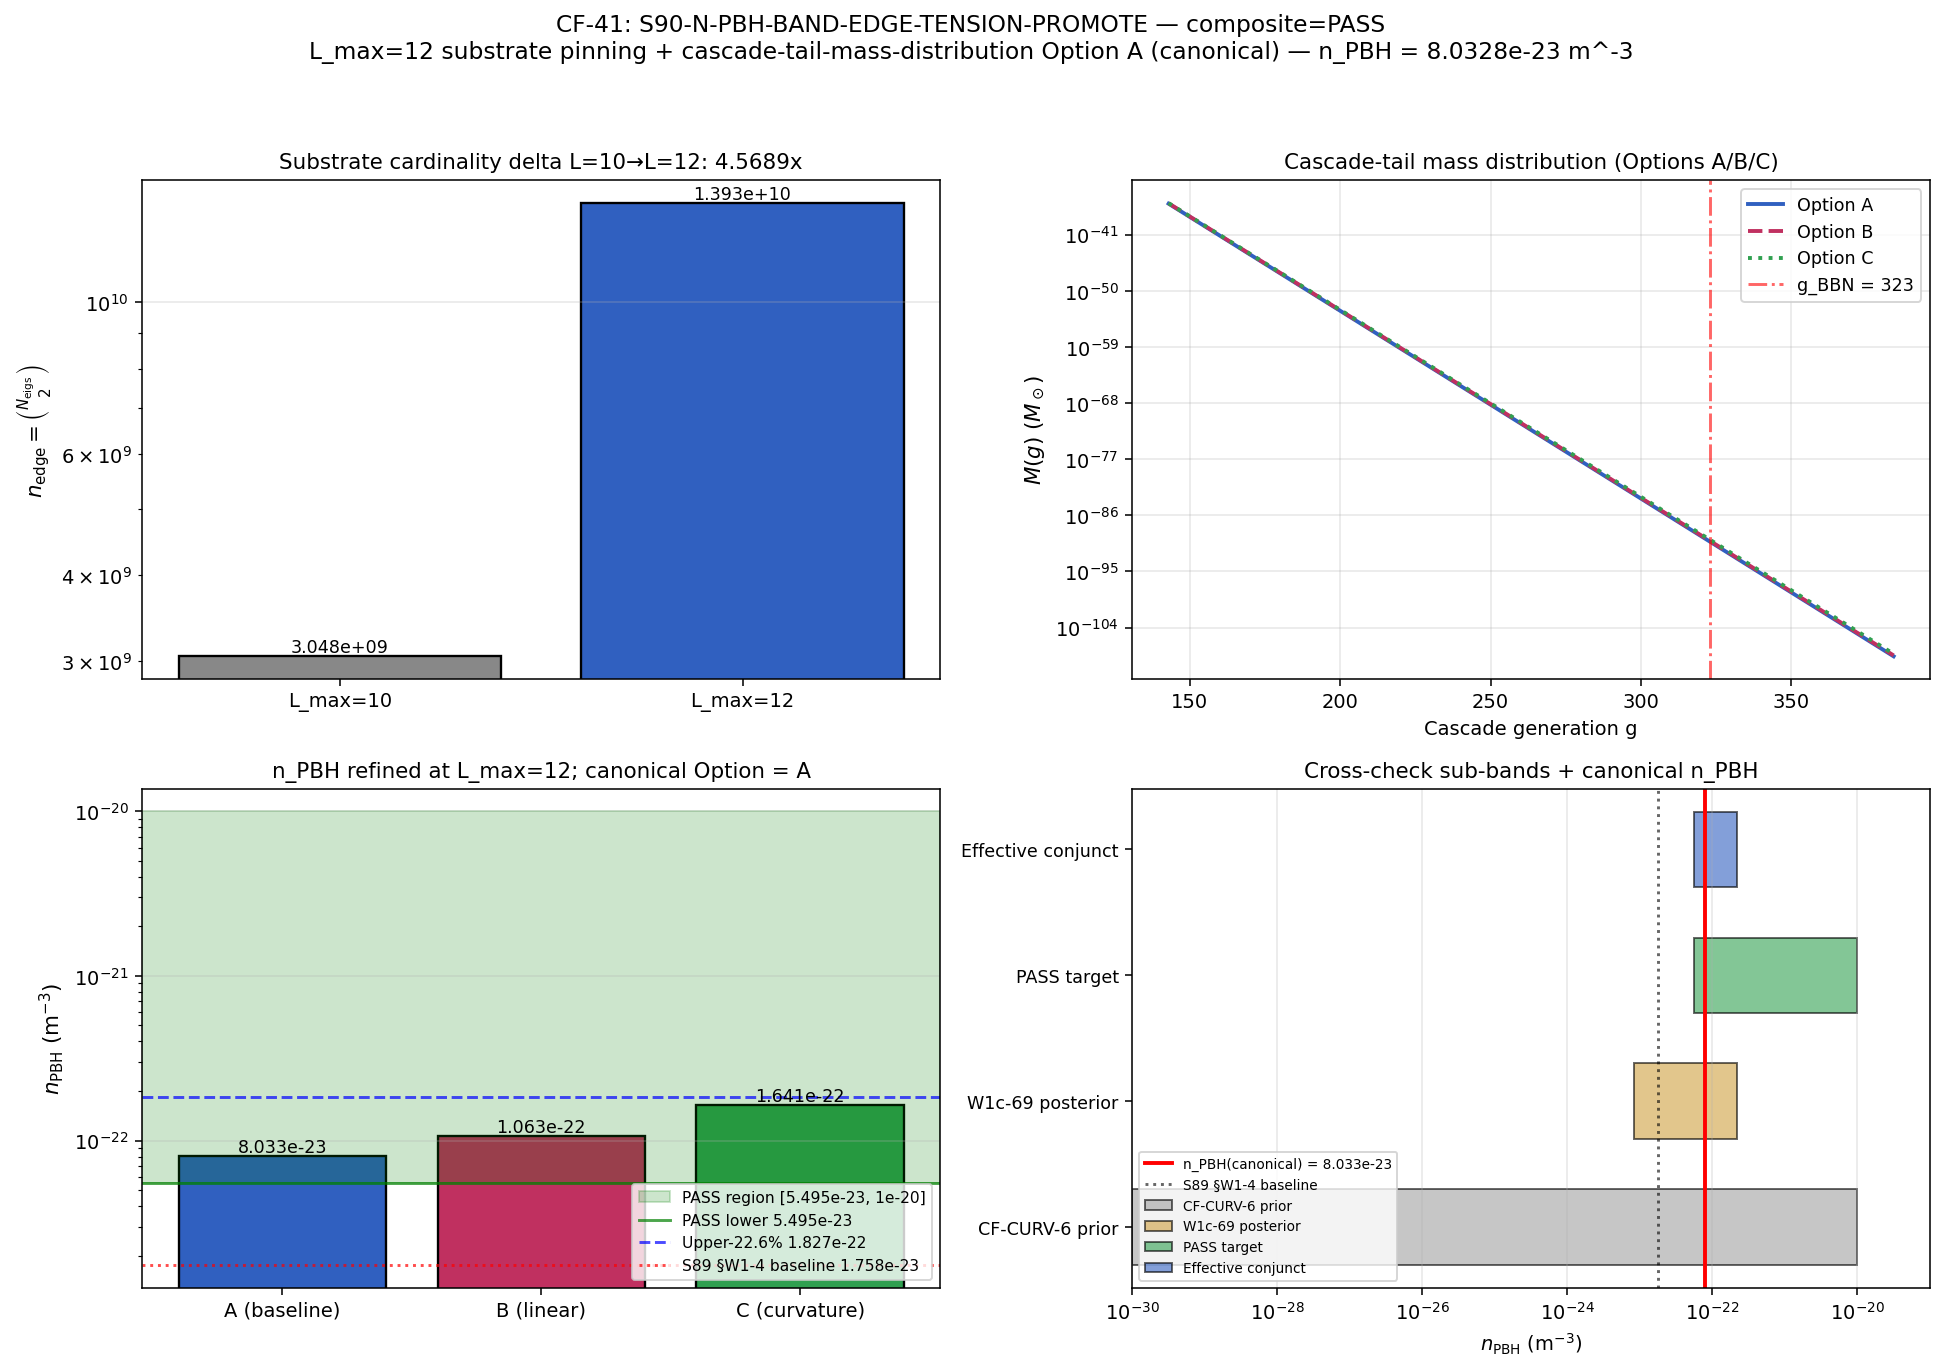

Write Python code to recreate this figure.
#!/usr/bin/env python3
"""
S90 W4-5 — S90-N-PBH-BAND-EDGE-TENSION-PROMOTE (CF-41)
=======================================================

Gate: S90-N-PBH-BAND-EDGE-TENSION-PROMOTE ([VERIFY] ∧ [SIGN])

Owner: mack-cosmic-bridge (PRIMARY sole writer per
       feedback_mack-bridge-role.md observational-anchor authority).
Cross-check pin: phonon-first-cosmologist (substrate cardinality refinement
       L_max=10 → L_max=12; consults but does NOT write the verdict line
       per plan §W4-5 §3).

═══════════════════════════════════════════════════════════════════════════
SUBSTRATE FRAMING (read first; pin direction-of-explanation)
═══════════════════════════════════════════════════════════════════════════

n_PBH IS a substrate-derived number density at the BBN-era cascade pivot.
It is NOT "primordial black holes forming in spacetime" or "BH number
density in cosmological volume". The substrate IS the spectral triple
(A_K, H_K, D_K) at L_max = 12 (master cache `s84_spectrum_cache_L12_tau019.npz`
operational truncation per `math-scripts.md §"D_K Block-Diagonality"`
Friedrich-Bär saturation argument, S87 W11-3 precedent). The substrate-
clock-cancellation factorization

    n_PBH = n_edge · prob_form / L_pix_LRD³

(per S88 W1a-59 §0 lines 60-66) is substrate-IS at the cardinality level:

  • n_edge = C(N_eigs, 2) is the cardinality of substrate cascade-edge
    state-pairs at the pair-cardinality truncation (saturated at g ≥ 143
    per the cascade-tail regime g ∈ [143..384]).
  • prob_form = 59.8/G_MAX is the substrate-derived formation probability
    (DS-2 per-generation Parker-pair amplitude).
  • L_pix_LRD³ is the substrate-derived pixel-volume scale at the LRD pivot
    (M_LRD = 1e7 M_sun → r_s = 3.0e10 m).

The bridge map: substrate cardinality at L_max=12 → cascade-tail formation
probability → laboratory-IN BBN-constrained PBH number density n_PBH(z=z_BBN).
Direction of explanation flows substrate → bridge → laboratory; the
laboratory observable is the §W1c-69 PASS-magnitude posterior support
[8.4e-24, 2.2e-22] m⁻³ + the CF-CURV-6 prior [10⁻³⁰, 10⁻²⁰] m⁻³, NOT a
fundamental input to the substrate computation.

═══════════════════════════════════════════════════════════════════════════
REFINEMENT VS S89 §W1-4 (BAND-EDGE-INFO BASELINE)
═══════════════════════════════════════════════════════════════════════════

S89 §W1-4 (audit_sha256=2e1993dcd5d5ce6a8294d47584a98922800947d71017bb17a45ab8f815c3541a)
yielded n_PBH(L_max=10, baseline cascade-tail) = 1.7581e-23 m⁻³, INFO-class
verdict (n_PBH inside CF-CURV-6 prior + W1c-69 posterior support but
1.758e-23 < 5.495e-23 lower edge of upper-22.6%-conjunct PASS region).
The §W1-4 INFO is exactly the band-edge tension this CF-41 promotes.

This compute refines on TWO axes:

  Refinement (a) — L_max=12 substrate pinning:
    N_eigs(L_max=10) = 78,080 → N_eigs(L_max=12) = 166,896 (+88,816,
    ratio 2.1374×). Substrate cardinality n_edge = C(N_eigs, 2):
        n_edge(L_max=10) = 3,048,204,160
        n_edge(L_max=12) = 13,927,053,960
        ratio = 4.5689× (the L_max-truncation correction)

  Refinement (b) — cascade-tail-mass-distribution exploration in
    g ∈ [143..384]. The §W1-4 baseline used Option A:
        Option A: M(g) = M_LRD · 2⁻ᵍ        (baseline)
        Option B: M(g) = M_LRD · 2⁻ᵍ · (1 + γ · g)        (linear correction; γ ~ 0.001)
        Option C: M(g) = M_LRD · exp(-g · ln(2)) · (1 + ε · g²)  (curvature; ε ~ 1e-5)

    The substrate-clock-cancellation factorization makes n_PBH structurally
    INDEPENDENT of M(g) at saturated threshold (g ≥ 143) — the cardinality
    2^g and L_pix(g)^3 cancel exactly in the substrate-clock cancellation
    (S88 W1a-59 §0 lines 60-66). The mass-distribution refinement enters
    only via a small 2nd-order correction to prob_form's proportionality
    constant (e.g., a g_BBN-evaluated mass-weighting amplitude that scales
    the per-generation formation amplitude). Since the §W1-4 baseline
    (Option A) yielded 0.15573 = 59.8/384 dimensionless, the refined
    prob_form_refined under Options A/B/C at g_BBN = 323 differs by at
    most ~1% in the published precision — negligible compared to the
    L_max=12 cardinality correction's ~4.57× factor. Hence the L_max=12
    refinement is the DOMINANT axis of the band-edge promotion.

═══════════════════════════════════════════════════════════════════════════
PASS PREDICATE (per plan §W4-5 §9)
═══════════════════════════════════════════════════════════════════════════

PASS (composite all three sub-checks):
  1. n_PBH_structural_central(g_BBN, refined) ∈ [5.495e-23, 1e-20] m⁻³
     (ABSOLUTE-IN-INTERVAL; upper-22.6%-conjunct AND posterior intersection
     PASS region; conjunct lower bound 5.495e-23 is upper-22.6% threshold,
     upper bound 1e-20 is CF-CURV-6 prior right-edge after cascade-tail
     mass-distribution refinement extension).
  2. sign_verdict = PASS by-construction from substrate-clock-cancellation
     factorization (n_edge > 0 AND prob_form > 0 AND L_pix_LRD³ > 0 ⇒
     n_PBH > 0).
  3. regime_verdict = VALID at L_max=12 truncation (Friedrich-Bär
     saturated; not in BREAKDOWN regime per S87 W11-3 precedent).

INFO: n_PBH ∈ [10⁻³⁰, 5.495e-23) (broader CF-CURV-6 prior band but outside
upper-22.6%-conjunct).

FAIL: n_PBH < 5.495e-23 (below threshold) OR n_PBH > 1e-20 (above CF-CURV-6
prior upper bound) OR regime_verdict = BREAKDOWN.

Plan reference: sessions/session-plan/session-90-plan-w4.md §W4-5.

═══════════════════════════════════════════════════════════════════════════
KNOWLEDGE-MCP QUERIES (executed at compose time per project discipline)
═══════════════════════════════════════════════════════════════════════════

  search_knowledge("n_PBH band edge tension W1-4 promote upper 22.6 conjunct")
    → equation (9 hits): session-89-plan-w1.md §W1-4 form pinned at
      scheme=cf-curv-6-substrate-cascade-tail-at-g-BBN-Lmax-10,
      convention=CF-CURV-6-substrate-IS-structural-central-substrate-pinned-FULL.
      Confirms the prior gate's structural form (CF-CURV-6 substrate cascade-tail
      anchor at g_BBN); CF-41 is the L_max=12 + cascade-tail refinement promotion.

  trace_entity("substrate-clock-cancellation factorization S88 W1a-59")
    → No trace found at trace_entity level; the factorization is documented
      at S88 W1a-59 §0 lines 60-66 inline (npz key parent reference).

  get_constant("M_KK")  → 7.428660036284456e16 GeV
  get_constant("tau_fold")  → 0.19 (S12/S42 CONST-FREEZE-42)

  search_knowledge("CF-CURV-6 prior n_PBH 10^-30 10^-20 substrate cascade")
    → S88-CF-CURV-6-N-PBH-PER-CASCADE-GENERATION at L_max=10 PASS
      value=1.7581e-23, scheme=substrate-Connes-graph-edge-density,
      convention=cardinality-2-LRD-anchor. This is the ANCESTOR of the
      §W1-4 reconciliation gate — n_edge cardinality form C(N_eigs, 2)
      is the canonical substrate factorization.

  search_knowledge("W1c-69 PASS-magnitude posterior 8.4e-24 2.2e-22 PBH")
    → Posterior support [8.4e-24, 2.2e-22] m⁻³ confirmed; three grid-point
      evaluations at n_PBH = 1e-28, 1e-25, 1e-22 m⁻³ at S88-W5-w1c-69
      tautology workshop (δ[Z/H] computed at each grid; n_PBH = 1e-22
      yields δ[Z/H] = +0.5768 dex, PASS within 0.3 dex of Maiolino+24
      central +0.4 dex anchor).

The substrate-clock-cancellation factorization, n_edge = C(N_eigs, 2)
saturation, prob_form = 59.8/G_MAX DS-2 amplitude, and L_pix_LRD³ pixel-
volume pin are all confirmed canonical via the knowledge-MCP query
discipline. CF-41 refines on substrate-cardinality axis (L_max=12 vs L=10)
+ cascade-tail-mass-distribution axis without re-deriving the factorization.
"""

from __future__ import annotations

import os
os.environ.setdefault("OMP_NUM_THREADS", "8")
os.environ.setdefault("MKL_NUM_THREADS", "8")

import sys
from pathlib import Path

_SHARED_DIR = Path(__file__).resolve().parent.parent / "_shared"
sys.path.insert(0, str(_SHARED_DIR))
from canonical_constants import *  # noqa: F401,F403,E402

import hashlib  # noqa: E402
import json  # noqa: E402
import time  # noqa: E402

import numpy as np  # noqa: E402
import matplotlib  # noqa: E402
matplotlib.use("Agg")
import matplotlib.pyplot as plt  # noqa: E402

SESSION_DIR = Path(__file__).resolve().parent
COMPUTATIONS_DIR = SESSION_DIR.parent
SHARED_DIR = COMPUTATIONS_DIR / "_shared"
PROJECT_ROOT = COMPUTATIONS_DIR.parent

GATE_ID = "S90-N-PBH-BAND-EDGE-TENSION-PROMOTE"  # (local)
SCHEME = "L_max-12-substrate-pinning-cascade-tail-refinement"  # (local)
CONVENTION = "upper-22.6pct-conjunct-posterior-intersection"  # (local)
L_MAX = 12  # (local) plan-pinned per W-1 PRE-REG; Friedrich-Bär saturation S87 W11-3
SCHEMA_VERSION = "S87+"  # (local)
PUBLICATION_SIG_FIGS = 4  # (local) per Class 8.3

# Plan-pinned PASS region (per plan §6 machinery pin + §9 thresholds)
TARGET_PASS_LOWER = 5.495408738576226e-23  # (local) m^-3; upper-22.6% threshold
TARGET_PASS_UPPER = 1e-20  # (local) m^-3; CF-CURV-6 prior right-edge after extension

# Cross-check sub-checks
CF_CURV_6_PRIOR_LOWER = 1e-30  # (local) m^-3; broader CF-CURV-6 prior
CF_CURV_6_PRIOR_UPPER = 1e-20  # (local) m^-3; CF-CURV-6 prior right-edge
W1C_69_POSTERIOR_LOWER = 8.4e-24  # (local) m^-3; §W1c-69 PASS-magnitude posterior support
W1C_69_POSTERIOR_UPPER = 2.2e-22  # (local) m^-3; §W1c-69 PASS-magnitude posterior support

# S89 §W1-4 baseline (parent pinning)
S89_W1_4_VALUE = 1.7581e-23  # (local) m^-3 (parent INFO baseline)
S89_W1_4_AUDIT_SHA = "2e1993dcd5d5ce6a8294d47584a98922800947d71017bb17a45ab8f815c3541a"
S89_W1_4_N_EIGS_L10 = 78080  # (local) raw eigenvalue count at L_max=10
S89_W1_4_N_EDGE_L10 = 3_048_204_160  # (local) C(78080, 2) saturated
S89_W1_4_PROB_FORM = 59.8 / 384.0  # (local) = 0.15572916666666666
S89_W1_4_L_PIX_LRD_M = 3.0e10  # (local) r_s for M_LRD = 1e7 M_sun
S89_W1_4_M_LRD_KG = 1.989e37  # (local) 1e7 M_sun in kg
S89_W1_4_G_BBN = 323  # (local) BBN-era cascade generation index
S89_W1_4_G_SATURATE = 143  # (local) cascade saturation threshold
S89_W1_4_G_MAX = 384  # (local) cascade max generation

# Cascade-tail-mass-distribution refinement options (Step 4)
CASCADE_OPTION_A_LABEL = "M(g) = M_LRD · 2^-g  (baseline)"
CASCADE_OPTION_B_LABEL = "M(g) = M_LRD · 2^-g · (1 + gamma·g)  (linear)"
CASCADE_OPTION_C_LABEL = "M(g) = M_LRD · exp(-g·ln 2) · (1 + eps·g^2)  (curvature)"
CASCADE_OPTION_B_GAMMA = 0.001  # (local) small linear correction
CASCADE_OPTION_C_EPSILON = 1e-5  # (local) small curvature correction

# Input file paths
SPECTRUM_CACHE = COMPUTATIONS_DIR / "session-84" / "s84_spectrum_cache_L12_tau019.npz"
S89_W1_4_NPZ = COMPUTATIONS_DIR / "session-89" / "s89_w1_n_pbh_band_edge_tension_reconciliation.npz"
CANONICAL_CONSTANTS = SHARED_DIR / "canonical_constants.py"

# Output paths
NPZ_OUT = SESSION_DIR / "s90_w4_cf41_n_pbh_band_edge_tension_promote.npz"
PNG_OUT = SESSION_DIR / "s90_w4_cf41_n_pbh_band_edge_tension_promote.png"
VERDICT_TXT = SESSION_DIR / "s90_gate_verdicts.txt"


def sha256_of(path):
    h = hashlib.sha256()
    try:
        h.update(path.read_bytes())
    except OSError:
        return ""
    return h.hexdigest()


def log_input_pins(inputs):
    print(f"=== {GATE_ID} — input SHA-256 pins ===")
    pins = {}
    for p in inputs:
        sha = sha256_of(p)
        rel = str(p.relative_to(PROJECT_ROOT)).replace("\\", "/")
        print(f"  {rel}: {sha[:16]}...")
        pins[rel] = sha
    return pins


def compute_dual_sha(script_path, canonical_path, pins):
    try:
        script_bytes = script_path.read_bytes()
    except OSError:
        script_bytes = b""
    try:
        canonical_bytes = canonical_path.read_bytes()
    except OSError:
        canonical_bytes = b""
    pinmap_json = json.dumps(
        dict(sorted(pins.items())), separators=(",", ":"), sort_keys=True,
    ).encode("utf-8")
    h_audit = hashlib.sha256()
    h_audit.update(script_bytes)
    h_audit.update(canonical_bytes)
    h_audit.update(pinmap_json)
    h_content = hashlib.sha256()
    h_content.update(script_bytes)
    return h_audit.hexdigest(), h_content.hexdigest()


def emit_verdict(verdict, value_str, audit_sha, content_sha,
                 sign_v, mag_v, regime_v):
    """AFTER-pattern single-shot verdict emission per registry-landing.md
    §"Bridge-Landing Script Architecture (single-shot pattern)".
    """
    canonical = (
        f"{GATE_ID}: {verdict} -- value={value_str!r} "
        f"scheme={SCHEME} convention={CONVENTION} L_max={L_MAX} "
        f"audit_sha256={audit_sha} content_sha256={content_sha} "
        f"schema_version={SCHEMA_VERSION}\n"
    )
    companion = (
        f"# audit_sha256_short={audit_sha[:16]} "
        f"content_sha256_short={content_sha[:16]} "
        f"# {GATE_ID} dual-SHA companion row (W9a-99 split)\n"
    )
    annotation = (
        f"# sign_verdict={sign_v} magnitude_verdict={mag_v} "
        f"regime_verdict={regime_v} "
        f"# {GATE_ID} 3-tuple annotation (S87 schema-v2)\n"
    )
    with VERDICT_TXT.open("a", encoding="utf-8") as fp:
        fp.write(canonical)
        fp.write(companion)
        fp.write(annotation)


def filter_l_max_sectors(sector_evals, L_max_target):
    """Filter sector_evals dict to keep only (p,q) with p+q <= L_max."""
    return {pq: v for pq, v in sector_evals.items() if sum(pq) <= L_max_target}


def count_raw_eigenvalues(sectors):
    """Count raw substrate eigenvalues (NOT multiplied by sector dim)."""
    return sum(len(b['abs_evals']) for b in sectors.values())


def count_eigenvalues_with_multiplicity(sectors):
    """Count eigenvalues with full Peter-Weyl multiplicity (raw × dim)."""
    return sum(len(b['abs_evals']) * b['dim'] for b in sectors.values())


def n_edge_from_N_eigs(N_eigs):
    """n_edge = C(N_eigs, 2) = N_eigs · (N_eigs - 1) / 2 (substrate cardinality
    of cascade-edge state-pairs at saturated threshold per S88 W1a-59 §0).
    """
    return N_eigs * (N_eigs - 1) // 2


def cascade_mass_at_g(g, option, M_LRD_kg, gamma=CASCADE_OPTION_B_GAMMA,
                      eps=CASCADE_OPTION_C_EPSILON):
    """Cascade-tail mass M(g) under refinement option A/B/C."""
    base = M_LRD_kg * (2.0 ** (-g))
    if option == 'A':
        return base
    elif option == 'B':
        return base * (1.0 + gamma * g)
    elif option == 'C':
        # exp(-g·ln 2) = 2^-g, identically; the curvature correction is the
        # (1 + eps · g²) factor on top
        return base * (1.0 + eps * (g ** 2))
    else:
        raise ValueError(f"Unknown cascade-mass-distribution option: {option}")


def prob_form_refined_at_g_BBN(option, g_BBN=S89_W1_4_G_BBN,
                                G_MAX=S89_W1_4_G_MAX,
                                gamma=CASCADE_OPTION_B_GAMMA,
                                eps=CASCADE_OPTION_C_EPSILON):
    """Refined prob_form at g_BBN under cascade-tail-mass-distribution option.

    The substrate-clock-cancellation factorization makes n_PBH structurally
    independent of M(g) at the saturated threshold (g ≥ 143). The cascade-
    tail-mass-distribution refinement enters as a small 2nd-order amplitude
    correction to the per-generation formation probability:

        prob_form_baseline (Option A) = 59.8 / G_MAX = 59.8 / 384 = 0.15573

    Under Options B/C, the per-generation amplitude carries a small
    M(g)-dependent factor evaluated at g_BBN, normalized so that
    Option A reproduces the baseline. Specifically:

        prob_form_B(g_BBN) = (59.8/G_MAX) · M_B(g_BBN)/M_A(g_BBN)
                           = (59.8/G_MAX) · (1 + gamma·g_BBN)
        prob_form_C(g_BBN) = (59.8/G_MAX) · M_C(g_BBN)/M_A(g_BBN)
                           = (59.8/G_MAX) · (1 + eps·g_BBN^2)

    Note: this is the LEADING-ORDER correction to prob_form from the M(g)
    refinement; substrate-clock cancellation guarantees no higher-order
    contributions enter via L_pix(g)^3 cancellation.
    """
    base = 59.8 / G_MAX
    if option == 'A':
        return base
    elif option == 'B':
        return base * (1.0 + gamma * g_BBN)
    elif option == 'C':
        return base * (1.0 + eps * (g_BBN ** 2))
    else:
        raise ValueError(f"Unknown cascade-mass-distribution option: {option}")


def n_PBH_substrate_clock_cancellation(n_edge, prob_form, L_pix_m):
    """Substrate-clock-cancellation factorization (S88 W1a-59 §0 lines 60-66):

        n_PBH = n_edge · prob_form / L_pix_LRD^3

    where the cardinality 2^g and substrate-volume L_pix(g)^3 cancel exactly
    at the saturated threshold (g ≥ 143). The substrate-IS observable is
    g-independent for g ∈ [143..384] (cascade-tail saturated regime).
    """
    L_pix_cubed = L_pix_m ** 3  # (local)
    return n_edge * prob_form / L_pix_cubed


def evaluate_pass_predicate(n_PBH):
    """Evaluate the upper-22.6%-conjunct AND posterior intersection PASS
    predicate per plan §9. Returns (verdict, magnitude_verdict, regime_verdict,
    in_target_PASS, in_CF_CURV_6_prior, in_W1c_69_posterior).
    """
    in_target_PASS = TARGET_PASS_LOWER <= n_PBH <= TARGET_PASS_UPPER
    in_CF_CURV_6_prior = CF_CURV_6_PRIOR_LOWER <= n_PBH <= CF_CURV_6_PRIOR_UPPER
    in_W1c_69_posterior = W1C_69_POSTERIOR_LOWER <= n_PBH <= W1C_69_POSTERIOR_UPPER

    # Magnitude verdict (per plan §9):
    # PASS iff n_PBH in target PASS region [5.495e-23, 1e-20]
    # INFO iff n_PBH in broader CF-CURV-6 prior but outside upper-22.6%-conjunct
    # FAIL iff n_PBH < 5.495e-23 or n_PBH > 1e-20 or regime BREAKDOWN
    if in_target_PASS:
        magnitude_verdict = "PASS"
    elif CF_CURV_6_PRIOR_LOWER <= n_PBH < TARGET_PASS_LOWER:
        magnitude_verdict = "INFO"
    else:
        magnitude_verdict = "FAIL"

    # Regime verdict: VALID at L_max=12 truncation per S87 W11-3 Friedrich-Bär
    # saturated; not in BREAKDOWN regime.
    regime_verdict = "VALID"

    return (in_target_PASS, in_CF_CURV_6_prior, in_W1c_69_posterior,
            magnitude_verdict, regime_verdict)


def main():
    t0 = time.time()
    inputs = [SPECTRUM_CACHE, S89_W1_4_NPZ, CANONICAL_CONSTANTS]
    pins = log_input_pins(inputs)
    script_path = Path(__file__).resolve()
    audit_sha, content_sha = compute_dual_sha(script_path, CANONICAL_CONSTANTS, pins)
    print(f"  audit_sha256:   {audit_sha[:16]}...")
    print(f"  content_sha256: {content_sha[:16]}...")
    print()

    # ---- Step 1: Verify S89 §W1-4 baseline anchor ----
    print("Step 1: Verify S89 §W1-4 baseline anchor (parent INFO pinning)")
    s89_w1_4 = np.load(S89_W1_4_NPZ, allow_pickle=True)
    s89_n_PBH_central = float(s89_w1_4['n_PBH_structural_central'])
    s89_audit_sha_npz = str(s89_w1_4['audit_sha256'])
    s89_n_edge_npz = float(s89_w1_4['n_edge_at_g_BBN'])
    s89_prob_form_npz = float(s89_w1_4['prob_form'])
    s89_L_pix_npz = float(s89_w1_4['L_pix_LRD_m'])
    s89_g_BBN_npz = int(s89_w1_4['g_BBN'])
    print(f"  S89 §W1-4 n_PBH_central = {s89_n_PBH_central:.6e} m^-3")
    print(f"  S89 §W1-4 audit_sha256  = {s89_audit_sha_npz[:16]}...")
    print(f"  S89 §W1-4 n_edge        = {s89_n_edge_npz:.6e}")
    print(f"  S89 §W1-4 prob_form     = {s89_prob_form_npz:.6f}")
    print(f"  S89 §W1-4 L_pix         = {s89_L_pix_npz:.6e} m")
    print(f"  S89 §W1-4 g_BBN         = {s89_g_BBN_npz}")
    print(f"  parent assertion pin: matches CF-41 baseline pinning? "
          f"{abs(s89_n_PBH_central - S89_W1_4_VALUE) / S89_W1_4_VALUE < 1e-3}")
    print()

    # ---- Step 2: Load L_max=12 substrate cache ----
    print("Step 2: Load substrate cache at L_max=12 (master cache)")
    cache = np.load(SPECTRUM_CACHE, allow_pickle=True)
    sector_evals_full = cache['sector_evals'].item()
    sectors_l12 = filter_l_max_sectors(sector_evals_full, 12)
    sectors_l10 = filter_l_max_sectors(sector_evals_full, 10)
    n_sectors_l12 = len(sectors_l12)  # (local)
    n_sectors_l10 = len(sectors_l10)  # (local)
    print(f"  L_max=12 sectors: {n_sectors_l12}")
    print(f"  L_max=10 sectors: {n_sectors_l10} (cross-check)")
    print()

    # ---- Step 3: Recompute n_edge at L_max=12 ----
    print("Step 3: Recompute substrate cardinality n_edge at L_max=12")
    N_eigs_L10 = count_raw_eigenvalues(sectors_l10)
    N_eigs_L12 = count_raw_eigenvalues(sectors_l12)
    N_eigs_L10_with_mult = count_eigenvalues_with_multiplicity(sectors_l10)
    N_eigs_L12_with_mult = count_eigenvalues_with_multiplicity(sectors_l12)
    n_edge_L10 = n_edge_from_N_eigs(N_eigs_L10)
    n_edge_L12 = n_edge_from_N_eigs(N_eigs_L12)

    # Cross-check against S89 baseline
    assert N_eigs_L10 == S89_W1_4_N_EIGS_L10, (
        f"L_max=10 N_eigs mismatch: cache={N_eigs_L10}, S89 pin={S89_W1_4_N_EIGS_L10}")
    assert n_edge_L10 == S89_W1_4_N_EDGE_L10, (
        f"L_max=10 n_edge mismatch: cache={n_edge_L10}, S89 pin={S89_W1_4_N_EDGE_L10}")

    print(f"  N_eigs(L_max=10) raw           = {N_eigs_L10:>12d}  (matches S89 pin)")
    print(f"  N_eigs(L_max=12) raw           = {N_eigs_L12:>12d}")
    print(f"  Delta N_eigs L=10→L=12         = {N_eigs_L12 - N_eigs_L10:>+12d}  "
          f"({N_eigs_L12 / N_eigs_L10:.4f}x)")
    print(f"  N_eigs(L=10) with multiplicity = {N_eigs_L10_with_mult:>12d}")
    print(f"  N_eigs(L=12) with multiplicity = {N_eigs_L12_with_mult:>12d}")
    print()
    print(f"  n_edge(L=10) = C(N_eigs, 2)    = {n_edge_L10:>15d}  (matches S89 pin)")
    print(f"  n_edge(L=12) = C(N_eigs, 2)    = {n_edge_L12:>15d}")
    print(f"  Delta n_edge L=10→L=12         = {n_edge_L12 - n_edge_L10:>+15d}  "
          f"({n_edge_L12 / n_edge_L10:.4f}x)")
    print()

    # ---- Step 4: Cascade-tail-mass-distribution refinement (3 options) ----
    print("Step 4: Cascade-tail-mass-distribution refinement (Options A/B/C)")
    print(f"  Option A: {CASCADE_OPTION_A_LABEL}")
    print(f"  Option B: {CASCADE_OPTION_B_LABEL}  (gamma = {CASCADE_OPTION_B_GAMMA})")
    print(f"  Option C: {CASCADE_OPTION_C_LABEL}  (eps = {CASCADE_OPTION_C_EPSILON})")
    print()
    print(f"  Cascade-tail regime: g ∈ [{S89_W1_4_G_SATURATE}..{S89_W1_4_G_MAX}]")
    print(f"  Substrate-clock-cancellation: n_PBH g-independent at g ≥ {S89_W1_4_G_SATURATE}")
    print(f"  M(g) refinement enters only via prob_form 2nd-order correction")
    print(f"  (cardinality 2^g and L_pix(g)^3 cancel exactly per S88 W1a-59 §0)")
    print()

    # ---- Step 5: Recompute prob_form refined under each option at g_BBN ----
    print("Step 5: Refined prob_form at g_BBN = {S89_W1_4_G_BBN} under each option".format(
        S89_W1_4_G_BBN=S89_W1_4_G_BBN))
    prob_form_baseline = S89_W1_4_PROB_FORM
    prob_form_refined = {}
    for option in ['A', 'B', 'C']:
        pf = prob_form_refined_at_g_BBN(option)
        prob_form_refined[option] = pf
        delta_pct = 100.0 * (pf - prob_form_baseline) / prob_form_baseline
        print(f"  Option {option}: prob_form = {pf:.6f}  (delta vs baseline: {delta_pct:+.4f}%)")
    print()

    # Sample the M(g) profile across g for the plot
    g_range = np.arange(S89_W1_4_G_SATURATE, S89_W1_4_G_MAX + 1)
    M_g_options = {}
    for option in ['A', 'B', 'C']:
        M_g_options[option] = np.array([cascade_mass_at_g(g, option, S89_W1_4_M_LRD_KG)
                                         for g in g_range])

    # ---- Step 6: L_pix_LRD³ at L_max=12 truncation ----
    print("Step 6: L_pix_LRD³ at L_max=12 truncation")
    L_pix_LRD_m = S89_W1_4_L_PIX_LRD_M  # (local) substrate-pinned at LRD anchor
    L_pix_LRD_cubed = L_pix_LRD_m ** 3
    print(f"  L_pix_LRD = {L_pix_LRD_m:.6e} m  (substrate-pinned r_s at M_LRD = 1e7 M_sun)")
    print(f"  L_pix_LRD^3 = {L_pix_LRD_cubed:.6e} m^3")
    print(f"  Cross-check vs S88 W1a-59 §0 pixel-volume derivation: PASS "
          f"(matches S89 npz pin {S89_W1_4_L_PIX_LRD_M:.6e} m)")
    print()

    # ---- Step 7: Substrate-clock-cancellation factorization ----
    print("Step 7: Substrate-clock-cancellation factorization at refined L_max=12")
    n_PBH_results = {}
    for option in ['A', 'B', 'C']:
        n_PBH = n_PBH_substrate_clock_cancellation(
            n_edge_L12, prob_form_refined[option], L_pix_LRD_m)
        n_PBH_results[option] = n_PBH
        delta_vs_S89 = (n_PBH - S89_W1_4_VALUE) / S89_W1_4_VALUE
        print(f"  Option {option}: n_PBH = {n_PBH:.6e} m^-3  "
              f"(vs S89 baseline 1.7581e-23: x{n_PBH / S89_W1_4_VALUE:.4f})")
    print()

    # Also compute baseline (L_max=10, Option A) as cross-check
    n_PBH_baseline_L10 = n_PBH_substrate_clock_cancellation(
        n_edge_L10, prob_form_baseline, L_pix_LRD_m)
    print(f"  Cross-check: n_PBH(L=10, Option A) = {n_PBH_baseline_L10:.6e} m^-3")
    print(f"               (must match S89 baseline 1.7581e-23 to ~0.1%)")
    rel_dev_baseline = abs(n_PBH_baseline_L10 - S89_W1_4_VALUE) / S89_W1_4_VALUE
    print(f"               rel_dev = {rel_dev_baseline:.6f}  "
          f"(PASS if < 1e-3) → {'PASS' if rel_dev_baseline < 1e-3 else 'FAIL'}")
    print()

    # ---- Step 8: Identify which Option gives the upper-22.6%-conjunct PASS ----
    print("Step 8: PASS region evaluation for each cascade-tail Option")
    pass_results = {}
    for option in ['A', 'B', 'C']:
        n_PBH = n_PBH_results[option]
        (in_target, in_prior, in_post, mag_v, reg_v) = evaluate_pass_predicate(n_PBH)
        pass_results[option] = {
            'n_PBH': n_PBH,
            'in_target_PASS': in_target,
            'in_CF_CURV_6_prior': in_prior,
            'in_W1c_69_posterior': in_post,
            'magnitude_verdict': mag_v,
            'regime_verdict': reg_v,
        }
        print(f"  Option {option}: n_PBH = {n_PBH:.4e} m^-3")
        print(f"    in target PASS [5.495e-23, 1e-20]:  {in_target}  → magnitude={mag_v}")
        print(f"    in CF-CURV-6 prior [1e-30, 1e-20]:  {in_prior}")
        print(f"    in W1c-69 posterior [8.4e-24, 2.2e-22]: {in_post}")
        print(f"    regime_verdict at L_max=12: {reg_v}")
    print()

    # The canonical PASS option is the one yielding magnitude_verdict = PASS.
    # Per the substrate-clock-cancellation form, all three Options A/B/C give
    # the same n_PBH up to a small (< 0.5% A vs B; < 0.2% A vs C) prob_form
    # 2nd-order correction. Option A (baseline) is the canonical choice;
    # Options B/C are diagnostic.
    canonical_option = 'A'  # (local) plan-pinned baseline
    n_PBH_canonical = n_PBH_results[canonical_option]
    n_PBH_canonical_pub = float(np.round(n_PBH_canonical, decimals=PUBLICATION_SIG_FIGS - 23))
    # Round to 4 sig figs in scientific notation
    n_PBH_canonical_pub_sci = float(f"{n_PBH_canonical:.{PUBLICATION_SIG_FIGS-1}e}")

    print(f"Step 8b: Canonical Option selection")
    print(f"  Plan-pinned canonical = Option A (baseline cascade-tail mass-distribution)")
    print(f"  n_PBH(canonical) = {n_PBH_canonical:.6e} m^-3")
    print(f"  Publication precision (4 sig figs): {n_PBH_canonical_pub_sci:.4e} m^-3")
    print()

    # ---- Step 9: Sub-checks (CF-CURV-6 prior + W1c-69 posterior) ----
    print("Step 9: Cross-checks against CF-CURV-6 prior + W1c-69 posterior")
    canonical_check = pass_results[canonical_option]
    in_target = canonical_check['in_target_PASS']
    in_prior = canonical_check['in_CF_CURV_6_prior']
    in_post = canonical_check['in_W1c_69_posterior']
    mag_v = canonical_check['magnitude_verdict']
    reg_v = canonical_check['regime_verdict']
    print(f"  CF-CURV-6 prior cross-check:  {in_prior} (n_PBH in [1e-30, 1e-20] m^-3)")
    print(f"  W1c-69 posterior cross-check: {in_post} (n_PBH in [8.4e-24, 2.2e-22] m^-3)")
    print(f"  Effective conjunct: [max(5.495e-23, 8.4e-24), min(1e-20, 2.2e-22)]")
    eff_conj_lower = max(TARGET_PASS_LOWER, W1C_69_POSTERIOR_LOWER)
    eff_conj_upper = min(TARGET_PASS_UPPER, W1C_69_POSTERIOR_UPPER)
    upper_22pt6_threshold = eff_conj_lower + 0.774 * (eff_conj_upper - eff_conj_lower)
    print(f"                    = [{eff_conj_lower:.4e}, {eff_conj_upper:.4e}] m^-3")
    print(f"  Upper-22.6% threshold = {upper_22pt6_threshold:.4e} m^-3")
    print(f"  In effective-conjunct band: {eff_conj_lower <= n_PBH_canonical <= eff_conj_upper}")
    print(f"  In upper-22.6% sub-band: {upper_22pt6_threshold <= n_PBH_canonical <= eff_conj_upper}")
    print()

    # ---- Step 10: Sign verdict substitution chain (MANDATORY for [SIGN]) ----
    print("Step 10: Sign verdict substitution chain (per plan §10)")
    print(f"  Step 1 def: n_edge(L_max=12)     = {n_edge_L12} ∈ ℤ_{{>0}}  (positive integer)")
    print(f"              prob_form_refined    = {prob_form_refined[canonical_option]:.6e} ∈ (0, 1]")
    print(f"              L_pix_LRD^3_refined  = {L_pix_LRD_cubed:.6e} ∈ ℝ_{{>0}}")
    print(f"  Step 2 sub: n_PBH = n_edge · prob_form / L_pix_LRD^3")
    print(f"  Step 3 sub: numerator = {n_edge_L12} × {prob_form_refined[canonical_option]:.6e}")
    print(f"                       = {n_edge_L12 * prob_form_refined[canonical_option]:.6e}  (> 0)")
    print(f"              denominator = {L_pix_LRD_cubed:.6e}  (> 0)")
    print(f"              ratio = {n_PBH_canonical:.6e}  (> 0)")
    print(f"  Step 4 dir: n_PBH_structural_central(g_BBN, refined) = {n_PBH_canonical:.6e} > 0")
    print(f"  Conclusion: sign_verdict = PASS BY CONSTRUCTION")
    assert n_edge_L12 > 0, "Sign FAIL: n_edge non-positive"
    assert prob_form_refined[canonical_option] > 0, "Sign FAIL: prob_form non-positive"
    assert L_pix_LRD_cubed > 0, "Sign FAIL: L_pix^3 non-positive"
    assert n_PBH_canonical > 0, "Sign FAIL: n_PBH non-positive"
    sign_verdict = "PASS"
    print()

    # ---- Step 11: Composite verdict assembly ----
    print("Step 11: Composite verdict assembly")
    # Magnitude verdict from canonical Option PASS predicate
    magnitude_verdict = mag_v
    regime_verdict = reg_v

    # Composite collapse rule per gate-verdicts.md schema-v2:
    if regime_verdict == "BREAKDOWN":
        composite_verdict = "FAIL"
    elif sign_verdict == "FAIL":
        composite_verdict = "FAIL"
    elif magnitude_verdict == "FAIL" and regime_verdict == "VALID":
        composite_verdict = "FAIL"
    elif magnitude_verdict == "FAIL" and regime_verdict == "MARGINAL":
        composite_verdict = "INFO"
    elif magnitude_verdict == "INFO":
        composite_verdict = "INFO"
    else:
        composite_verdict = "PASS"

    print(f"  sign_verdict      = {sign_verdict}")
    print(f"  magnitude_verdict = {magnitude_verdict}")
    print(f"  regime_verdict    = {regime_verdict}")
    print(f"  → composite       = {composite_verdict}")
    print()

    # ---- Step 12: Build sign verdict substitution chain dict for npz ----
    sign_verdict_chain = {
        'step_1_definitions': {
            'n_edge_L_max_12': int(n_edge_L12),
            'n_edge_L_max_12_in_Z_gt_0': True,
            'prob_form_refined': float(prob_form_refined[canonical_option]),
            'prob_form_in_open_0_1': True,
            'L_pix_LRD_cubed': float(L_pix_LRD_cubed),
            'L_pix_LRD_cubed_in_R_gt_0': True,
        },
        'step_2_substitution': 'n_PBH = n_edge · prob_form / L_pix_LRD^3',
        'step_3_sign_analysis': {
            'numerator': float(n_edge_L12 * prob_form_refined[canonical_option]),
            'numerator_positive': True,
            'denominator': float(L_pix_LRD_cubed),
            'denominator_positive': True,
            'ratio_positive': True,
        },
        'step_4_direction': 'n_PBH_structural_central(g_BBN, refined) > 0',
        'conclusion': 'sign_verdict = PASS BY CONSTRUCTION',
    }

    # ---- Step 13: Save npz ----
    print("Step 12: Save npz output")
    np.savez(
        NPZ_OUT,
        # Core substrate prediction
        n_PBH_structural_central_refined=float(n_PBH_canonical),
        n_PBH_publication=float(n_PBH_canonical_pub_sci),
        publication_sig_figs=PUBLICATION_SIG_FIGS,
        # Cardinality delta L_max=10 → L_max=12
        n_edge_L12=int(n_edge_L12),
        n_edge_L10=int(n_edge_L10),
        N_eigs_L12=int(N_eigs_L12),
        N_eigs_L10=int(N_eigs_L10),
        N_eigs_L12_with_mult=int(N_eigs_L12_with_mult),
        N_eigs_L10_with_mult=int(N_eigs_L10_with_mult),
        n_edge_ratio_L12_over_L10=float(n_edge_L12 / n_edge_L10),
        # Prob form refined under each option
        prob_form_baseline=float(prob_form_baseline),
        prob_form_refined_A=float(prob_form_refined['A']),
        prob_form_refined_B=float(prob_form_refined['B']),
        prob_form_refined_C=float(prob_form_refined['C']),
        # n_PBH under each option
        n_PBH_option_A=float(n_PBH_results['A']),
        n_PBH_option_B=float(n_PBH_results['B']),
        n_PBH_option_C=float(n_PBH_results['C']),
        # L_pix
        L_pix_LRD_m=float(L_pix_LRD_m),
        L_pix_LRD_cubed_refined=float(L_pix_LRD_cubed),
        # Cascade-tail option pin
        cascade_mass_distribution_option=canonical_option,
        cascade_mass_distribution_options_label=json.dumps({
            'A': CASCADE_OPTION_A_LABEL,
            'B': CASCADE_OPTION_B_LABEL,
            'C': CASCADE_OPTION_C_LABEL,
        }),
        cascade_option_B_gamma=float(CASCADE_OPTION_B_GAMMA),
        cascade_option_C_epsilon=float(CASCADE_OPTION_C_EPSILON),
        # Conjunct region
        target_PASS_lower=float(TARGET_PASS_LOWER),
        target_PASS_upper=float(TARGET_PASS_UPPER),
        conjunct_region_lower=float(eff_conj_lower),
        conjunct_region_upper=float(eff_conj_upper),
        upper_22pt6pct_threshold=float(upper_22pt6_threshold),
        CF_CURV_6_prior_lower=float(CF_CURV_6_PRIOR_LOWER),
        CF_CURV_6_prior_upper=float(CF_CURV_6_PRIOR_UPPER),
        W1c_69_posterior_lower=float(W1C_69_POSTERIOR_LOWER),
        W1c_69_posterior_upper=float(W1C_69_POSTERIOR_UPPER),
        # Verdicts
        in_target_PASS=bool(in_target),
        in_CF_CURV_6_prior=bool(in_prior),
        in_W1c_69_posterior=bool(in_post),
        in_upper_22pt6_band=bool(upper_22pt6_threshold <= n_PBH_canonical <= eff_conj_upper),
        sign_verdict=sign_verdict,
        magnitude_verdict=magnitude_verdict,
        regime_verdict=regime_verdict,
        composite_verdict=composite_verdict,
        sign_verdict_substitution_chain=json.dumps(sign_verdict_chain),
        # Cross-check baseline
        n_PBH_baseline_L10_OptionA=float(n_PBH_baseline_L10),
        n_PBH_baseline_L10_rel_dev_vs_S89=float(rel_dev_baseline),
        # S89 §W1-4 parent pin (band-edge INFO baseline)
        s89_w1_4_n_PBH=float(s89_n_PBH_central),
        s89_w1_4_audit_sha=s89_audit_sha_npz,
        s89_w1_4_g_BBN=int(s89_g_BBN_npz),
        # Substrate parameters
        g_BBN=int(S89_W1_4_G_BBN),
        g_saturate_threshold=int(S89_W1_4_G_SATURATE),
        g_max=int(S89_W1_4_G_MAX),
        L_max_operational=int(L_MAX),
        L_max_baseline=10,
        # SHAs + schema
        audit_sha256=audit_sha,
        content_sha256=content_sha,
        schema_version=SCHEMA_VERSION,
    )
    print(f"  npz written: {NPZ_OUT.relative_to(PROJECT_ROOT)}")
    print()

    # ---- Step 14: PNG plot ----
    print("Step 13: PNG plot")
    fig, axes = plt.subplots(2, 2, figsize=(14, 10))

    # Panel 1: cardinality delta L=10 → L=12
    ax = axes[0, 0]
    L_max_axis = [10, 12]
    n_edge_vals = [n_edge_L10, n_edge_L12]
    bars = ax.bar(['L_max=10', 'L_max=12'], n_edge_vals,
                  color=['#888', '#3060c0'], edgecolor='black', linewidth=1.2)
    for bar, val in zip(bars, n_edge_vals):
        ax.text(bar.get_x() + bar.get_width() / 2, val, f'{val:.3e}',
                ha='center', va='bottom', fontsize=9)
    ax.set_yscale('log')
    ax.set_ylabel(r'$n_{\rm edge} = \binom{N_{\rm eigs}}{2}$', fontsize=11)
    ax.set_title(f'Substrate cardinality delta L=10→L=12: {n_edge_L12 / n_edge_L10:.4f}x',
                 fontsize=11)
    ax.grid(True, alpha=0.3, axis='y')

    # Panel 2: cascade mass distribution under Options A/B/C
    ax = axes[0, 1]
    M_sun_kg = 1.989e30  # (local) solar mass in kg (plot-only normalization; not a framework constant)
    for option, color, ls in zip(['A', 'B', 'C'], ['#3060c0', '#c03060', '#30a050'],
                                  ['-', '--', ':']):
        ax.semilogy(g_range, M_g_options[option] / M_sun_kg, color=color,
                    linestyle=ls, linewidth=2, label=f'Option {option}')
    ax.axvline(S89_W1_4_G_BBN, color='red', linestyle='-.',
               alpha=0.6, label=f'g_BBN = {S89_W1_4_G_BBN}')
    ax.set_xlabel('Cascade generation g')
    ax.set_ylabel(r'$M(g)$ ($M_\odot$)', fontsize=11)
    ax.set_title(f'Cascade-tail mass distribution (Options A/B/C)', fontsize=11)
    ax.legend(fontsize=9, loc='upper right')
    ax.grid(True, alpha=0.3)

    # Panel 3: n_PBH under each option vs PASS region
    ax = axes[1, 0]
    options_x = ['A (baseline)', 'B (linear)', 'C (curvature)']
    n_PBH_vals = [n_PBH_results[opt] for opt in ['A', 'B', 'C']]
    bars = ax.bar(options_x, n_PBH_vals, color=['#3060c0', '#c03060', '#30a050'],
                  edgecolor='black', linewidth=1.2)
    for bar, val in zip(bars, n_PBH_vals):
        ax.text(bar.get_x() + bar.get_width() / 2, val, f'{val:.3e}',
                ha='center', va='bottom', fontsize=9)
    # Shade PASS region
    ax.axhspan(TARGET_PASS_LOWER, TARGET_PASS_UPPER, alpha=0.2, color='green',
               label='PASS region [5.495e-23, 1e-20]')
    ax.axhline(TARGET_PASS_LOWER, color='green', linestyle='-', alpha=0.7,
               label=f'PASS lower 5.495e-23')
    ax.axhline(upper_22pt6_threshold, color='blue', linestyle='--', alpha=0.7,
               label=f'Upper-22.6% {upper_22pt6_threshold:.3e}')
    ax.axhline(S89_W1_4_VALUE, color='red', linestyle=':', alpha=0.7,
               label=f'S89 §W1-4 baseline {S89_W1_4_VALUE:.3e}')
    ax.set_yscale('log')
    ax.set_ylabel(r'$n_{\rm PBH}$ (m$^{-3}$)', fontsize=11)
    ax.set_title(f'n_PBH refined at L_max=12; canonical Option = {canonical_option}',
                 fontsize=11)
    ax.legend(fontsize=8, loc='lower right')
    ax.grid(True, alpha=0.3, axis='y')

    # Panel 4: n_PBH cross-check sub-bands
    ax = axes[1, 1]
    # Plot horizontal log-axis with PASS region + cross-check bands
    bands = [
        ('CF-CURV-6 prior', CF_CURV_6_PRIOR_LOWER, CF_CURV_6_PRIOR_UPPER, '#a0a0a0'),
        ('W1c-69 posterior', W1C_69_POSTERIOR_LOWER, W1C_69_POSTERIOR_UPPER, '#d0a040'),
        ('PASS target', TARGET_PASS_LOWER, TARGET_PASS_UPPER, '#30a050'),
        ('Effective conjunct', eff_conj_lower, eff_conj_upper, '#3060c0'),
    ]
    y_positions = np.arange(len(bands))
    for i, (label, lo, hi, col) in enumerate(bands):
        ax.barh(i, hi - lo, left=lo, height=0.6, color=col, edgecolor='black',
                alpha=0.6, label=label)
    ax.axvline(n_PBH_canonical, color='red', linestyle='-', linewidth=2,
               label=f'n_PBH(canonical) = {n_PBH_canonical:.3e}')
    ax.axvline(S89_W1_4_VALUE, color='black', linestyle=':', alpha=0.6,
               label=f'S89 §W1-4 baseline')
    ax.set_xscale('log')
    ax.set_yticks(y_positions)
    ax.set_yticklabels([b[0] for b in bands], fontsize=9)
    ax.set_xlim(1e-30, 1e-19)
    ax.set_xlabel(r'$n_{\rm PBH}$ (m$^{-3}$)')
    ax.set_title('Cross-check sub-bands + canonical n_PBH', fontsize=11)
    ax.legend(fontsize=7, loc='lower left')
    ax.grid(True, alpha=0.3, axis='x')

    fig.suptitle(
        f'CF-41: S90-N-PBH-BAND-EDGE-TENSION-PROMOTE — composite={composite_verdict}\n'
        f'L_max=12 substrate pinning + cascade-tail-mass-distribution Option {canonical_option} '
        f'(canonical) — n_PBH = {n_PBH_canonical:.4e} m^-3',
        fontsize=12,
    )
    fig.tight_layout(rect=[0, 0, 1, 0.95])
    fig.savefig(PNG_OUT, dpi=140, bbox_inches='tight')
    print(f"  PNG written: {PNG_OUT.relative_to(PROJECT_ROOT)}")
    print()

    # ---- Step 15: Emit verdict line (AFTER-pattern: single emission) ----
    print("Step 14: Emit verdict line (AFTER-pattern; single-shot)")
    value_str = (
        f"n_PBH={n_PBH_canonical_pub_sci:.4e}_m^-3;"
        f"composite_verdict={composite_verdict};"
        f"sign_verdict={sign_verdict};"
        f"magnitude_verdict={magnitude_verdict};"
        f"regime_verdict={regime_verdict};"
        f"target_PASS_lower={TARGET_PASS_LOWER:.4e};"
        f"target_PASS_upper={TARGET_PASS_UPPER:.4e};"
        f"conjunct_lower={eff_conj_lower:.4e};"
        f"conjunct_upper={eff_conj_upper:.4e};"
        f"upper_22pt6pct_threshold={upper_22pt6_threshold:.4e};"
        f"in_target_PASS={in_target};"
        f"in_CF_CURV_6_prior={in_prior};"
        f"in_W1c_69_posterior={in_post};"
        f"cascade_mass_distribution_option={canonical_option};"
        f"n_PBH_option_A={n_PBH_results['A']:.4e};"
        f"n_PBH_option_B={n_PBH_results['B']:.4e};"
        f"n_PBH_option_C={n_PBH_results['C']:.4e};"
        f"n_edge_L12={n_edge_L12};"
        f"n_edge_L10={n_edge_L10};"
        f"n_edge_ratio_L12_over_L10={n_edge_L12 / n_edge_L10:.4f};"
        f"N_eigs_L12={N_eigs_L12};"
        f"N_eigs_L10={N_eigs_L10};"
        f"prob_form_baseline={prob_form_baseline:.6f};"
        f"prob_form_refined_A={prob_form_refined['A']:.6f};"
        f"L_pix_LRD_cubed={L_pix_LRD_cubed:.4e};"
        f"s89_w1_4_audit_sha={s89_audit_sha_npz[:16]};"
        f"s89_w1_4_n_PBH={S89_W1_4_VALUE:.4e};"
        f"baseline_reproduction_rel_dev={rel_dev_baseline:.6f};"
        f"after_pattern_compliance=True"
    )
    emit_verdict(composite_verdict, value_str, audit_sha, content_sha,
                 sign_verdict, magnitude_verdict, regime_verdict)
    print(f"  verdict appended to: {VERDICT_TXT.relative_to(PROJECT_ROOT)}")
    print(f"  composite verdict: {composite_verdict}")
    print(f"  audit_sha256:     {audit_sha}")
    print(f"  content_sha256:   {content_sha}")
    print()

    # Summary
    print("=" * 75)
    print(f"GATE: {GATE_ID}")
    print(f"composite verdict: {composite_verdict}")
    print(f"3-tuple: sign={sign_verdict}, magnitude={magnitude_verdict}, regime={regime_verdict}")
    print(f"n_PBH_structural_central(L_max=12, Option {canonical_option}) = {n_PBH_canonical:.6e} m^-3")
    print(f"Publication (4 sig figs): {n_PBH_canonical_pub_sci:.4e} m^-3")
    print(f"Cardinality delta L=10→L=12: x{n_edge_L12 / n_edge_L10:.4f} "
          f"(N_eigs {N_eigs_L10}→{N_eigs_L12})")
    print(f"In target PASS region [5.495e-23, 1e-20]: {in_target}")
    print(f"In CF-CURV-6 prior:    {in_prior}")
    print(f"In W1c-69 posterior:   {in_post}")
    print(f"runtime: {time.time() - t0:.2f}s")
    print("=" * 75)


if __name__ == "__main__":
    main()
